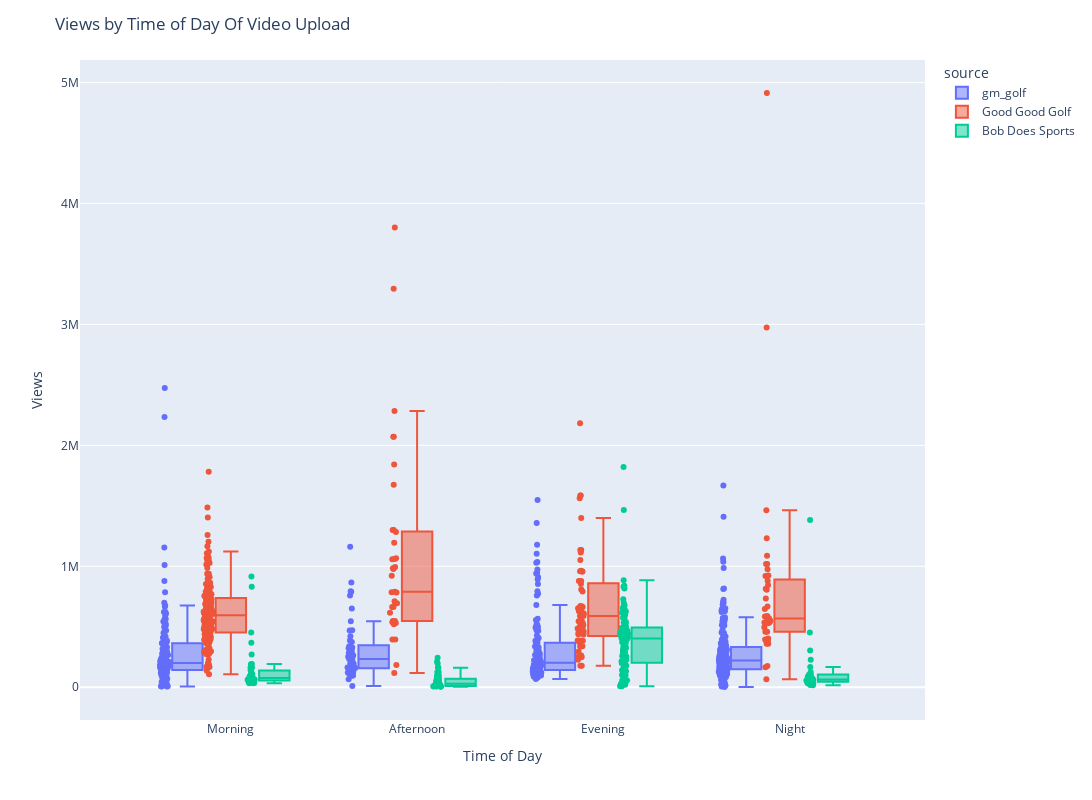

Here is the notebook cell this chart was saved with:
### Markdown cell above
# Visual for Presentation

### Code cell
#make a plot to visualize the relationship between time of day and views
fig = px.box(df, x='time_of_day', y='views', color='source', points='all', height=800, width=1200)
fig.update_layout(title='Views by Time of Day Of Video Upload', xaxis_title='Time of Day', yaxis_title='Views')
fig.show()

### Figure 1 — Plotly figure (JSON) as saved in the notebook; plotly's stock layout.template omitted (floating-point values rounded to 4 significant figures; data arrays with more than 128 entries replaced by an {"elided": "..."} marker saying what was removed)
{"data": [{"alignmentgroup": "True", "boxpoints": "all", "hovertemplate": "source=gm_golf<br>time_of_day=%{x}<br>views=%{y}<extra></extra>", "legendgroup": "gm_golf", "marker": {"color": "#636efa"}, "name": "gm_golf", "notched": false, "offsetgroup": "gm_golf", "orientation": "v", "showlegend": true, "type": "box", "x": {"elided": "502 str values"}, "x0": " ", "xaxis": "x", "y": {"elided": "502 int values"}, "y0": " ", "yaxis": "y"}, {"alignmentgroup": "True", "boxpoints": "all", "hovertemplate": "source=Good Good Golf<br>time_of_day=%{x}<br>views=%{y}<extra></extra>", "legendgroup": "Good Good Golf", "marker": {"color": "#EF553B"}, "name": "Good Good Golf", "notched": false, "offsetgroup": "Good Good Golf", "orientation": "v", "showlegend": true, "type": "box", "x": {"elided": "326 str values"}, "x0": " ", "xaxis": "x", "y": {"elided": "326 int values"}, "y0": " ", "yaxis": "y"}, {"alignmentgroup": "True", "boxpoints": "all", "hovertemplate": "source=Bob Does Sports<br>time_of_day=%{x}<br>views=%{y}<extra></extra>", "legendgroup": "Bob Does Sports", "marker": {"color": "#00cc96"}, "name": "Bob Does Sports", "notched": false, "offsetgroup": "Bob Does Sports", "orientation": "v", "showlegend": true, "type": "box", "x": {"elided": "214 str values"}, "x0": " ", "xaxis": "x", "y": {"elided": "214 int values"}, "y0": " ", "yaxis": "y"}], "layout": {"boxmode": "group", "height": 800, "legend": {"title": {"text": "source"}, "tracegroupgap": 0}, "margin": {"t": 60}, "title": {"text": "Views by Time of Day Of Video Upload"}, "width": 1200, "xaxis": {"anchor": "y", "domain": [0, 1], "title": {"text": "Time of Day"}}, "yaxis": {"anchor": "x", "domain": [0, 1], "title": {"text": "Views"}}}}
